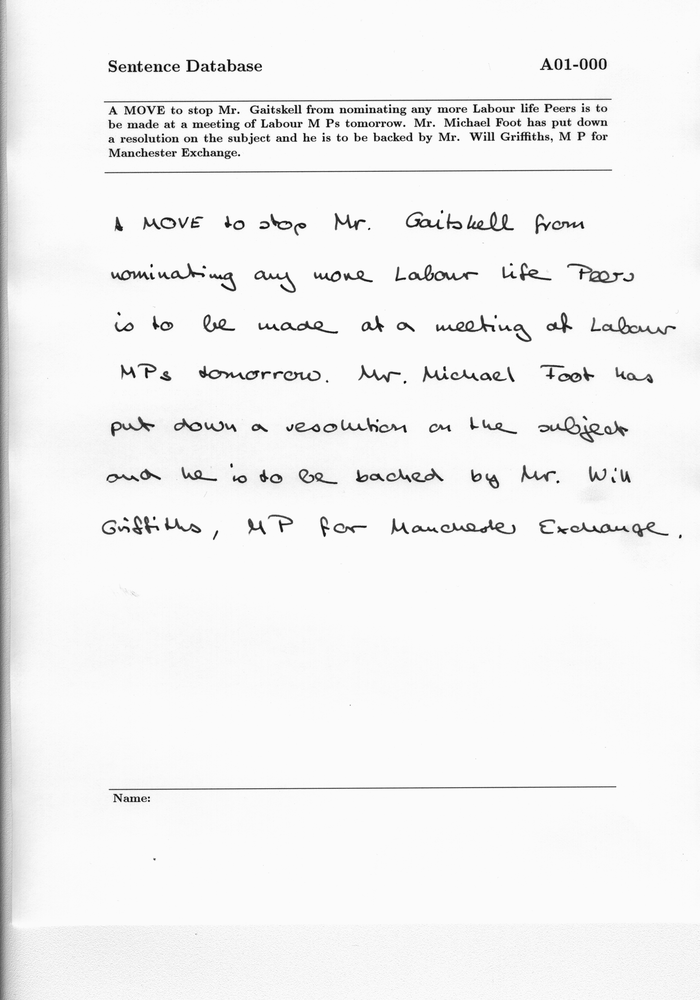
#> input picture TestCases/0.png, 700 x 1000 px, shrunk from 2479 x 3542 before the run, found by its file name
$ jupyter execute 'Chaining Codes Features.ipynb'   (older library calls are emulated)
#> lines starting #> are read from the running program, lines starting #| are printed output that depends on the picture; after the words box and inside, x2 and y2 are one past the last pixel; in counts of white or black regions, pixels touching at a corner belong together
### Features/windows.py
import cv2
import matplotlib.pyplot as plt
import skimage
import itertools
import numpy as np
from sklearn.cluster import AgglomerativeClustering

def getWindows(img, windowL):
    _, thr = cv2.threshold(img, 0, 255, cv2.THRESH_OTSU)
    outputWindows = []
    imgWindows = skimage.util.shape.view_as_windows(img, (windowL, windowL))
    thrWindows = skimage.util.shape.view_as_windows(thr, (windowL, windowL))
    for i in range(thr.shape[0]//windowL):
        for j in range(thr.shape[1]//windowL):
            for ii, jj in itertools.product(range(windowL), range(windowL)):
                    if i*windowL+ii < imgWindows.shape[0] and j*windowL+jj < imgWindows.shape[1] and \
                                thrWindows[i*windowL+ii, j*windowL+jj, 0, 0]==0:
                        outputWindows.append(imgWindows[i*windowL+ii, j*windowL+jj])
                        break
    outputWindows = np.array(outputWindows)
    return outputWindows

# [19 lines left out: functions getWindows2, plotImages, not called in this run]

def getClusteredWindows(img, windowL, clustersNum):
    windows = getWindows(img, windowL)
    X = np.reshape(windows, [windows.shape[0], -1])
    clustering = AgglomerativeClustering(n_clusters=clustersNum)
    clusters = clustering.fit_predict(X)
    clusteredWindows = np.zeros([clustersNum, windowL, windowL])
    for i in range(clustersNum):
        clusteredWindows[i] = windows[clusters==i][0]
    return windows, clusters, clusteredWindows


# [9 lines left out: function getClusteredWindows2, not called in this run]


# sklearn.cluster.AgglomerativeClustering()

### Features/Chaining Codes Features.ipynb
[cell 1]
import skimage.io as io
import numpy as np
from skimage.filters import threshold_otsu
from skimage.color import rgb2grey
from skimage.measure import find_contours
import cv2
from windows import getClusteredWindows
from PolygonFeatures import *
from WindowFeatures import *
import time

[cell 2]
# [11 lines left out: function First_difference, not called in this run]

[cell 3]
def First_difference_VEC(chain_code):
    #chain =chain_code[-1] +chain_code

    chain_shifted = chain_code[1:]
    chain = chain_code[:-1]
    first_diff = -1*(chain - chain_shifted)%8

    return first_diff

[cell 4]
# [67 lines left out: function Chain_Codes_Counting, not called in this run]

[cell 5]
def Chain_Codes_Counting_VEC(contours,pairs_triplets=True):
    directions = [[1,0],[1,-1],[0,-1],[-1,-1],[-1,0],[-1,1],[0,1],[1,1]]
    global_chain_code =list()#= np.array([])
    first_difference = list()#np.array([])
    second_difference = list()#np.array([])
    p_t = list()
    pairs_tri = np.array([])
    for cont in contours:
        cont = np.squeeze(cont,1)
        cont_diff= cont [1:]-cont[:-1]
        chain_code = np.zeros(len(cont_diff),dtype=np.int)
        for i in range(len(directions)):
            t = (cont_diff==directions[i])
            chain_code[t[:,0] & t[:,1]]=i
        if(len(chain_code)>0):
            first_diff = First_difference_VEC(chain_code)
            first_difference += list(first_diff)#= np.append(first_diff,first_difference)
            second_difference += list(First_difference_VEC(first_diff)) #= np.append(First_difference_VEC(first_diff),second_difference)
        global_chain_code+=list(chain_code) #= np.append(chain_code,global_chain_code)
        if(pairs_triplets):
            p_t += list(chain_code)
            p_t += [9]#To Divide between two chain codes so i can count the pairs , triplets directly from string
                      #Must be int and not negative and not in range(0--7) because it will change count , -1 = "-1"

    if(pairs_triplets):
        pairs_tri = np.array(p_t,dtype=np.str)
        pairs_tri = ''.join(pairs_tri)
        f4 = np.zeros(64)
        f5 = np.zeros(512)
        for  i in range(8):
            for j in range(8):
                check = str(i)+str(j)
                f4[i*8+j] = pairs_tri.count(check)
                for k in range(8):
                    check = str(i)+str(j)+str(k)
                    f5[i*64+j*8+k] = pairs_tri.count(check)


    f1,_ = np.histogram(global_chain_code,8)
    f2,_ = np.histogram(first_difference,8)
    f3,_ = np.histogram(second_difference,8)
    f2 = np.append(f2[:5],f2[6:])
    f1 = f1/np.sum(f1)
    f2 = f2/np.sum(f2)
    f3 = f3/np.sum(f3)

    if pairs_triplets:
        f4 = f4/f4.sum()
        f5 = f5/f5.sum()
        return f1,f2,f3,f4,f5


    return f1,f2,f3

[cell 6]
def Chain_Codes_Feature_Extractor(image_name):
#> called with image_name = 'TestCases/0.png'
    img = io.imread(image_name)
#> img is the input picture: shape (1000, 700); min 0, max 255, mean 242.8
    st = time.time()
    windows, clusters, clusteredWindows = getClusteredWindows(img,13,10)
#> in getWindows, `_, thr = cv2.threshold(img, 0, 255, cv2.THRESH_OTSU)`:
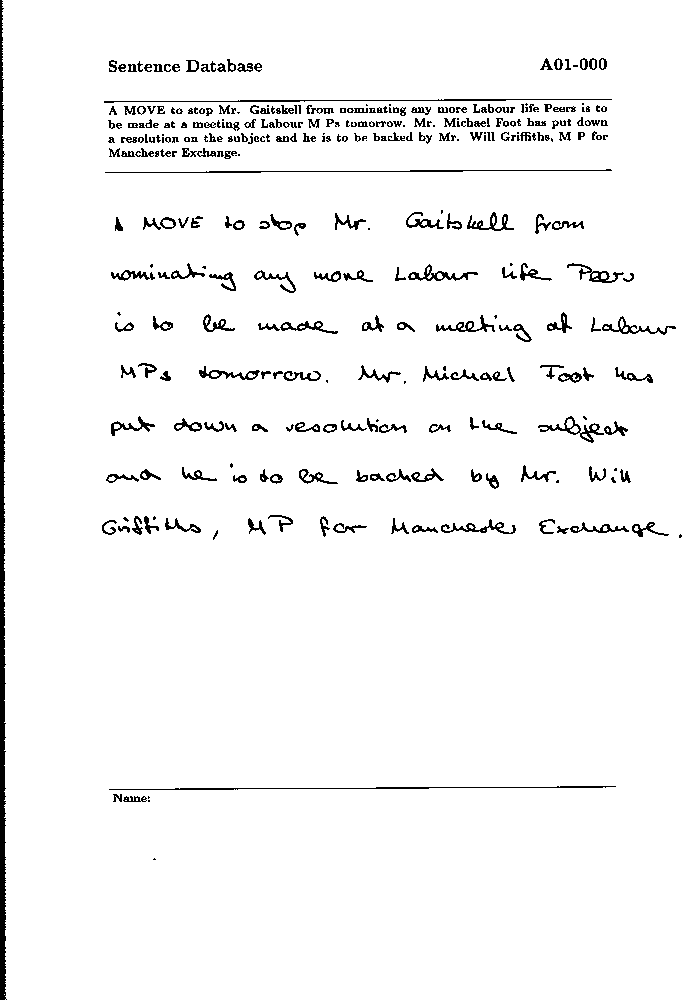
#> thr: shape (1000, 700); 96.4% white; 348 black regions (86 under 20 px), largest, box (x1, y1, x2, y2) and area: (0, 0, 7, 1000) 4261, (109, 786, 616, 790) 666, (104, 99, 612, 103) 644
#> after the loop in getWindows, `for i in range(thr.shape[0]//windowL):`: outputWindows = 858 items
#> in getClusteredWindows, `X = np.reshape(windows, [windows.shape[0], -1])`:
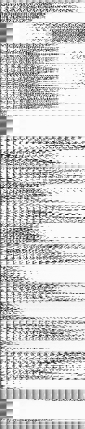
#> X: shape (858, 169) (shown at 1/2 size); min 0, max 255, mean 205.4
#> in getClusteredWindows, `clusters = clustering.fit_predict(X)`: clusters = 858 values, max 9 at index 89, min 0 at index 0, mean 3.48
    en = time.time()
    print("kesho ",(en-st)*1000)
    st = time.time()
    img = io.imread(image_name)
    edged = cv2.Canny(img, 30, 200)
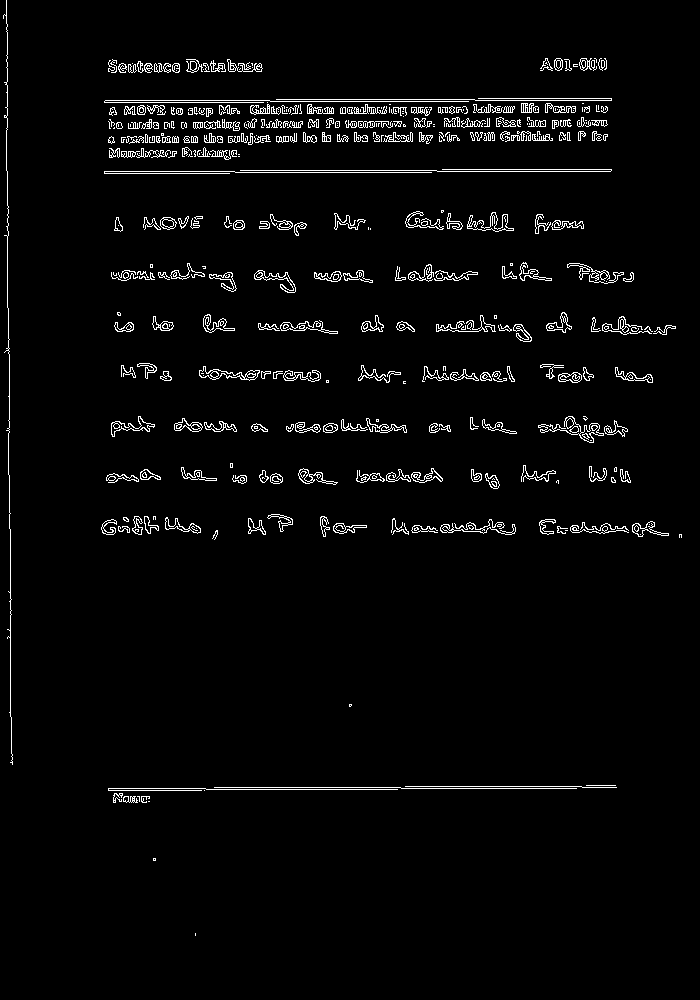
#> edged: shape (1000, 700); 3% white in thin lines or dots
    contours, hierarchy = cv2.findContours(edged,  cv2.RETR_EXTERNAL, cv2.CHAIN_APPROX_NONE)
#> contours = 384 contours, 222 with area under 20; largest, box (x1, y1, x2, y2) and area: (538, 416, 604, 443) 364, (199, 366, 260, 381) 348, (467, 212, 514, 232) 328, (111, 416, 155, 437) 261, (254, 270, 296, 293) 243


    #img = np.ones(img.shape)*255
    #cv2.drawContours(img, contours, -1, (30, 255, 30), 1)

    F1,F2,F3,F4,F5 = Chain_Codes_Counting_VEC(contours,True)
#> the loop in Chain_Codes_Counting_VEC, `for cont in contours:` made 384 passes
#> (cont, cont_diff, second_difference, p_t) on pass 1: ([[195, 933], [195, 934], [195, 935], [195, 934]], [[0, 1], [0, 1], [0, -1]], [4], [6, 6, 2, 9])
#> after the loop in Chain_Codes_Counting_VEC, `for cont in contours:`: first_difference = 26467 items; global_chain_code = 26834 items; p_t = 27218 items; second_difference = 26123 items
#> after the loop in Chain_Codes_Counting_VEC, `for  i in range(8):`: f4 = 64 values, max 2754 at index 0, min 0 at index 5, mean 311.2; f5 = 512 values, max 1575 at index 0, min 0 at index 5, mean 37.18
#> in Chain_Codes_Counting_VEC, `f1,_ = np.histogram(global_chain_code,8)`: f1 = [6420, 1482, 3935, 1780, 5944, 1510, 4119, 1644]
#> in Chain_Codes_Counting_VEC, `f2,_ = np.histogram(first_difference,8)`: f2 = [15954, 3371, 1282, 158, 425, 0, 864, 4413]
#> in Chain_Codes_Counting_VEC, `f3,_ = np.histogram(second_difference,8)`: f3 = [13155, 3439, 2033, 757, 604, 742, 1950, 3443]
#> in Chain_Codes_Counting_VEC, `f2 = np.append(f2[:5],f2[6:])`: f2 = [15954, 3371, 1282, 158, 425, 864, 4413]
#> in Chain_Codes_Counting_VEC, `f1 = f1/np.sum(f1)`: f1 = [0.239, 0.0552, 0.147, 0.0663, 0.222, 0.0563, 0.153, 0.0613]
#> in Chain_Codes_Counting_VEC, `f2 = f2/np.sum(f2)`: f2 = [0.603, 0.127, 0.0484, 0.00597, 0.0161, 0.0326, 0.167]
#> in Chain_Codes_Counting_VEC, `f3 = f3/np.sum(f3)`: f3 = [0.504, 0.132, 0.0778, 0.029, 0.0231, 0.0284, 0.0746, 0.132]
#> in Chain_Codes_Counting_VEC, `f4 = f4/f4.sum()`: f4 = 64 values, max 0.138 at index 0, min 0 at index 5, mean 0.0156
#> in Chain_Codes_Counting_VEC, `f5 = f5/f5.sum()`: f5 = 512 values, max 0.0827 at index 0, min 0 at index 5, mean 0.00195
#> F1 has the same summary as f1 in Chain_Codes_Counting_VEC; F2 has the same summary as f2 in Chain_Codes_Counting_VEC; F3 has the same summary as f3 in Chain_Codes_Counting_VEC; F4 has the same summary as f4 in Chain_Codes_Counting_VEC; F5 has the same summary as f5 in Chain_Codes_Counting_VEC


    F7 = np.array([])
    F8 = np.array([])
    F9 = np.array([])

    for i in range(clusteredWindows.shape[0]):
        edged = cv2.Canny(clusteredWindows[i].astype(np.uint8), 30, 200)
        contours, hierarchy = cv2.findContours(edged,  cv2.RETR_EXTERNAL, cv2.CHAIN_APPROX_NONE)
        F7_local , F8_local , F9_local  = Chain_Codes_Counting_VEC(contours,False)


        F7 = np.append(F7_local,F7)
        F8 = np.append(F8_local,F8)
        F9 = np.append(F9_local,F9)
#> this loop made 10 passes

    en = time.time()
    print((en-st)*1000)


    return F1,F2,F3,F4,F5,F7,F8,F9

$ run again, with TestCases/3.png copied over TestCases/0.png
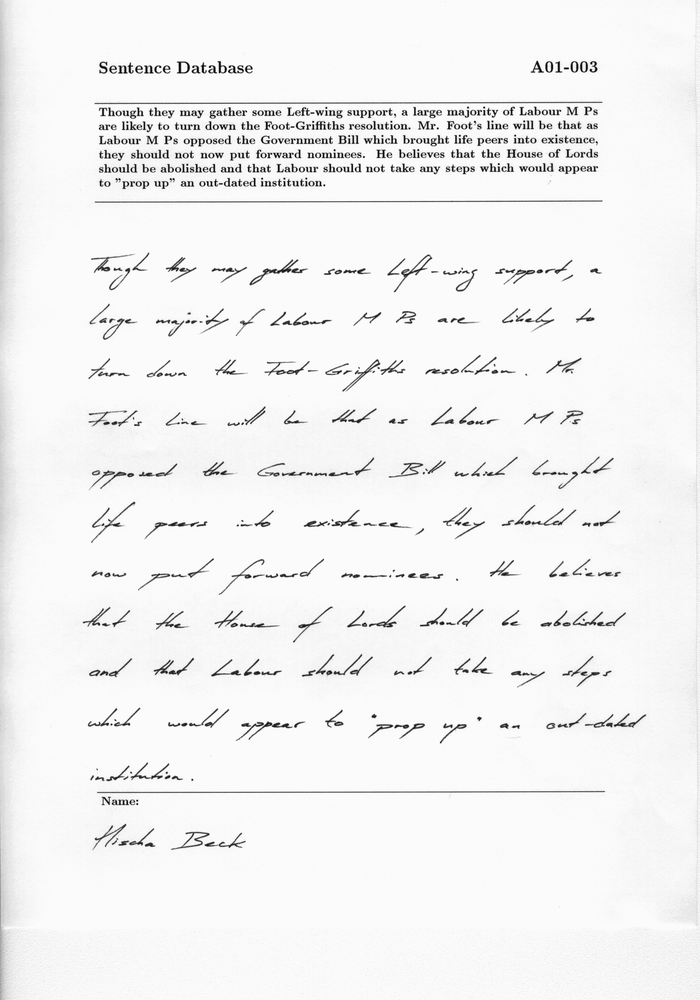
#> input picture TestCases/3.png, 700 x 1000 px, shrunk from 2479 x 3542 before the run, found by its file name
#> in Chain_Codes_Feature_Extractor, img is the input picture: shape (1000, 700); min 0, max 255, mean 242.3
#> in getWindows, `_, thr = cv2.threshold(img, 0, 255, cv2.THRESH_OTSU)`:
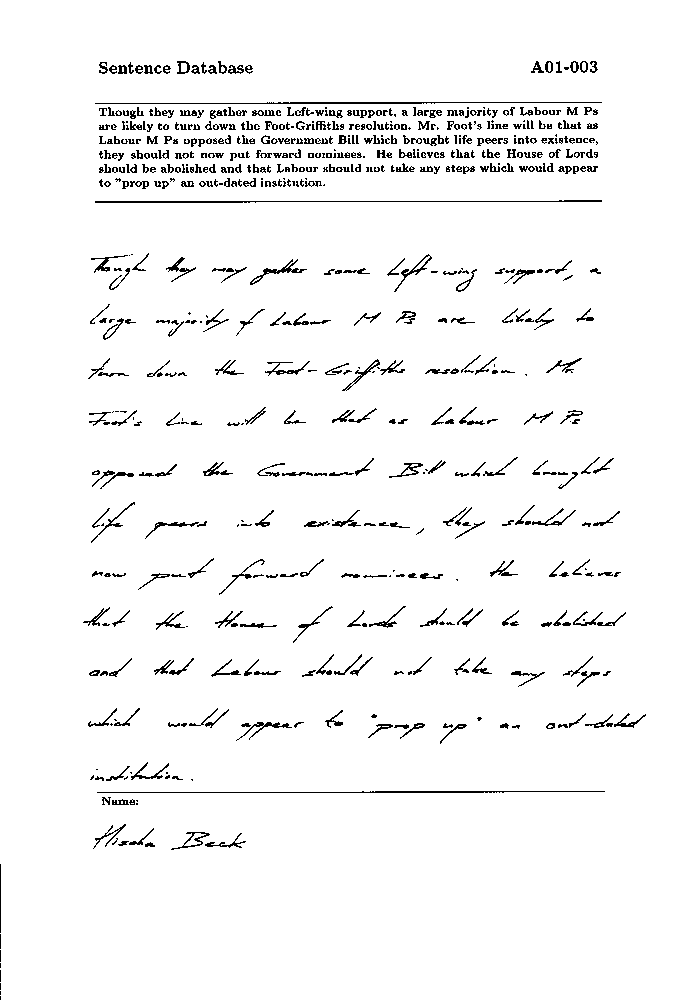
#> thr: shape (1000, 700); 96.3% white; black in thin lines or dots, all inside (x1, y1, x2, y2) = (0, 61, 646, 1000)
#> after the loop in getWindows, `for i in range(thr.shape[0]//windowL):`: outputWindows = 1084 items
#> in getClusteredWindows, `clusters = clustering.fit_predict(X)`: clusters = 1084 values, max 9 at index 26, min 0 at index 32, mean 3.29
#> in Chain_Codes_Feature_Extractor, `edged = cv2.Canny(img, 30, 200)`:
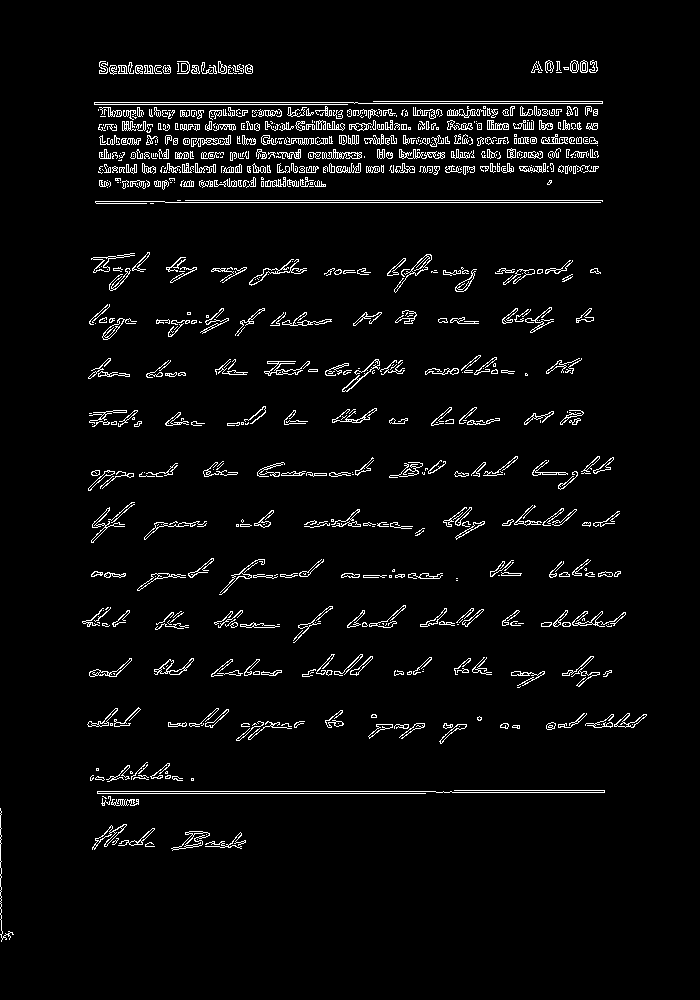
#> edged: shape (1000, 700); 4% white in thin lines or dots, all inside (x1, y1, x2, y2) = (0, 60, 647, 942)
#> in Chain_Codes_Feature_Extractor, `contours, hierarchy = cv2.findContours(edged,  cv2.RETR_EXTERNAL, cv2...`: contours = 723 contours, 466 with area under 20; largest, box (x1, y1, x2, y2) and area: (171, 831, 210, 851) 271, (154, 658, 194, 675) 204, (249, 259, 307, 286) 204, (394, 254, 432, 293) 202, (92, 824, 127, 850) 184
#> the loop in Chain_Codes_Counting_VEC, `for cont in contours:` made 723 passes
#> after the loop in Chain_Codes_Counting_VEC, `for cont in contours:`: first_difference = 34803 items; global_chain_code = 35482 items; p_t = 36205 items; second_difference = 34171 items
#> after the loop in Chain_Codes_Counting_VEC, `for  i in range(8):`: f4 = 64 values, max 3578 at index 0, min 0 at index 5, mean 416.2; f5 = 512 values, max 1994 at index 0, min 0 at index 5, mean 50.04
#> in Chain_Codes_Counting_VEC, `f1,_ = np.histogram(global_chain_code,8)`: f1 = [8793, 4223, 3394, 1569, 8141, 4296, 3548, 1518]
#> in Chain_Codes_Counting_VEC, `f2,_ = np.histogram(first_difference,8)`: f2 = [20180, 4174, 1945, 341, 809, 0, 1395, 5959]
#> in Chain_Codes_Counting_VEC, `f3,_ = np.histogram(second_difference,8)`: f3 = [16076, 4291, 2993, 1152, 1206, 1090, 2578, 4785]
#> in Chain_Codes_Counting_VEC, `f2 = np.append(f2[:5],f2[6:])`: f2 = [20180, 4174, 1945, 341, 809, 1395, 5959]
#> in Chain_Codes_Counting_VEC, `f1 = f1/np.sum(f1)`: f1 = [0.248, 0.119, 0.0957, 0.0442, 0.229, 0.121, 0.1, 0.0428]
#> in Chain_Codes_Counting_VEC, `f2 = f2/np.sum(f2)`: f2 = [0.58, 0.12, 0.0559, 0.0098, 0.0232, 0.0401, 0.171]
#> in Chain_Codes_Counting_VEC, `f3 = f3/np.sum(f3)`: f3 = [0.47, 0.126, 0.0876, 0.0337, 0.0353, 0.0319, 0.0754, 0.14]
#> in Chain_Codes_Counting_VEC, `f4 = f4/f4.sum()`: f4 = 64 values, max 0.134 at index 0, min 0 at index 5, mean 0.0156
#> in Chain_Codes_Counting_VEC, `f5 = f5/f5.sum()`: f5 = 512 values, max 0.0778 at index 0, min 0 at index 5, mean 0.00195
#> F1 has the same summary as f1 in Chain_Codes_Counting_VEC; F2 has the same summary as f2 in Chain_Codes_Counting_VEC; F3 has the same summary as f3 in Chain_Codes_Counting_VEC; F4 has the same summary as f4 in Chain_Codes_Counting_VEC; F5 has the same summary as f5 in Chain_Codes_Counting_VEC
#> the loop in Chain_Codes_Feature_Extractor, `for i in range(clusteredWindows.shape[0]):` made 10 passes
